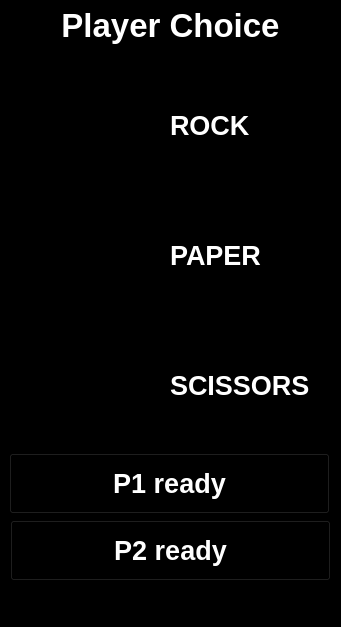
<?xml version="1.0" encoding="UTF-8"?>
<ui version="4.0">
 <class>Choice</class>
 <widget class="QMainWindow" name="Choice">
  <property name="geometry">
   <rect>
    <x>0</x>
    <y>0</y>
    <width>341</width>
    <height>627</height>
   </rect>
  </property>
  <property name="windowTitle">
   <string>MainWindow</string>
  </property>
  <property name="styleSheet">
   <string notr="true">background-color: rgb(0, 0, 0);
color: rgb(255, 255, 255);</string>
  </property>
  <widget class="QWidget" name="centralwidget">
   <widget class="QLabel" name="label">
    <property name="geometry">
     <rect>
      <x>10</x>
      <y>0</y>
      <width>321</width>
      <height>51</height>
     </rect>
    </property>
    <property name="font">
     <font>
      <pointsize>25</pointsize>
      <bold>true</bold>
     </font>
    </property>
    <property name="styleSheet">
     <string notr="true">background-color: rgb(0, 0, 0);
color: rgb(255, 255, 255);</string>
    </property>
    <property name="text">
     <string>Player Choice</string>
    </property>
    <property name="alignment">
     <set>Qt::AlignCenter</set>
    </property>
   </widget>
   <widget class="QLabel" name="label_2">
    <property name="geometry">
     <rect>
      <x>10</x>
      <y>60</y>
      <width>131</width>
      <height>131</height>
     </rect>
    </property>
    <property name="text">
     <string/>
    </property>
    <property name="pixmap">
     <pixmap resource="../img/imgs.qrc">:/rock.png</pixmap>
    </property>
    <property name="scaledContents">
     <bool>true</bool>
    </property>
   </widget>
   <widget class="QLabel" name="label_3">
    <property name="geometry">
     <rect>
      <x>10</x>
      <y>190</y>
      <width>131</width>
      <height>131</height>
     </rect>
    </property>
    <property name="text">
     <string/>
    </property>
    <property name="pixmap">
     <pixmap resource="../img/imgs.qrc">:/paper.png</pixmap>
    </property>
    <property name="scaledContents">
     <bool>true</bool>
    </property>
   </widget>
   <widget class="QLabel" name="label_4">
    <property name="geometry">
     <rect>
      <x>10</x>
      <y>320</y>
      <width>131</width>
      <height>131</height>
     </rect>
    </property>
    <property name="text">
     <string/>
    </property>
    <property name="pixmap">
     <pixmap resource="../img/imgs.qrc">:/scissors.png</pixmap>
    </property>
    <property name="scaledContents">
     <bool>true</bool>
    </property>
   </widget>
   <widget class="QRadioButton" name="radioRock">
    <property name="geometry">
     <rect>
      <x>150</x>
      <y>60</y>
      <width>181</width>
      <height>131</height>
     </rect>
    </property>
    <property name="font">
     <font>
      <pointsize>20</pointsize>
      <bold>true</bold>
     </font>
    </property>
    <property name="styleSheet">
     <string notr="true">color: rgb(255, 255, 255);
background-color: rgb(0, 0, 0);</string>
    </property>
    <property name="text">
     <string>ROCK</string>
    </property>
   </widget>
   <widget class="QRadioButton" name="radioPaper">
    <property name="geometry">
     <rect>
      <x>150</x>
      <y>190</y>
      <width>181</width>
      <height>131</height>
     </rect>
    </property>
    <property name="font">
     <font>
      <pointsize>20</pointsize>
      <bold>true</bold>
     </font>
    </property>
    <property name="styleSheet">
     <string notr="true">color: rgb(255, 255, 255);
background-color: rgb(0, 0, 0);</string>
    </property>
    <property name="text">
     <string>PAPER</string>
    </property>
   </widget>
   <widget class="QRadioButton" name="radioScissors">
    <property name="geometry">
     <rect>
      <x>150</x>
      <y>320</y>
      <width>181</width>
      <height>131</height>
     </rect>
    </property>
    <property name="font">
     <font>
      <pointsize>20</pointsize>
      <bold>true</bold>
     </font>
    </property>
    <property name="styleSheet">
     <string notr="true">color: rgb(255, 255, 255);
background-color: rgb(0, 0, 0);</string>
    </property>
    <property name="text">
     <string>SCISSORS</string>
    </property>
   </widget>
   <widget class="QPushButton" name="buttonNext">
    <property name="geometry">
     <rect>
      <x>9</x>
      <y>453</y>
      <width>321</width>
      <height>61</height>
     </rect>
    </property>
    <property name="font">
     <font>
      <pointsize>20</pointsize>
      <bold>true</bold>
     </font>
    </property>
    <property name="styleSheet">
     <string notr="true">QPushButton {
	color: rgb(255, 255, 255);
	background-color: rgb(0, 0, 0);
}
QPushButton:hover {
	color: rgb(0, 0, 0);
	background-color: rgb(255, 255, 255);
}</string>
    </property>
    <property name="text">
     <string>P1 ready</string>
    </property>
   </widget>
   <widget class="QPushButton" name="buttonNext2">
    <property name="geometry">
     <rect>
      <x>10</x>
      <y>520</y>
      <width>321</width>
      <height>61</height>
     </rect>
    </property>
    <property name="font">
     <font>
      <pointsize>20</pointsize>
      <bold>true</bold>
     </font>
    </property>
    <property name="styleSheet">
     <string notr="true">QPushButton {
	color: rgb(255, 255, 255);
	background-color: rgb(0, 0, 0);
}
QPushButton:hover {
	color: rgb(0, 0, 0);
	background-color: rgb(255, 255, 255);
}</string>
    </property>
    <property name="text">
     <string>P2 ready</string>
    </property>
   </widget>
  </widget>
  <widget class="QMenuBar" name="menubar">
   <property name="geometry">
    <rect>
     <x>0</x>
     <y>0</y>
     <width>341</width>
     <height>21</height>
    </rect>
   </property>
  </widget>
  <widget class="QStatusBar" name="statusbar"/>
 </widget>
 <resources>
  <include location="../img/imgs.qrc"/>
 </resources>
 <connections/>
</ui>
